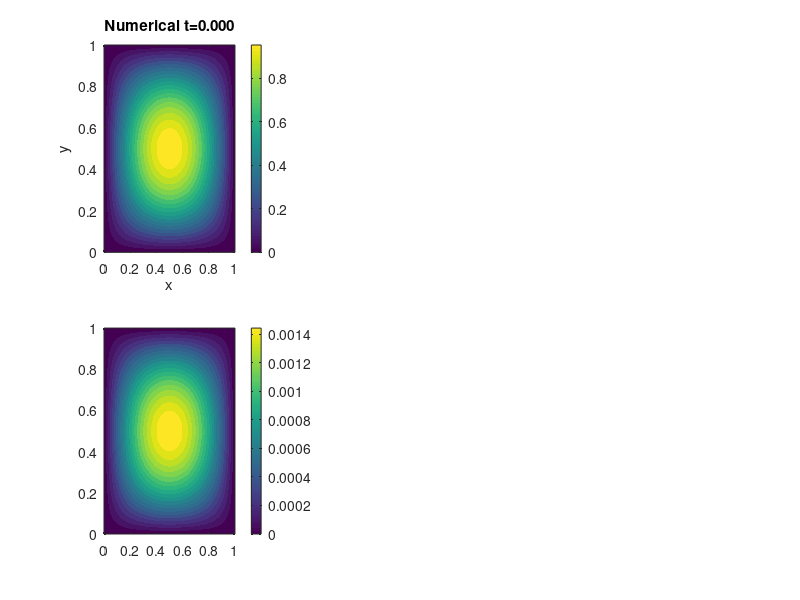

Write the MATLAB code that produced this figure. (Note: this script raises an error after producing the figure.)
% 2D Heat equation: u_t = alpha*(u_xx + u_yy)
% Domain: [0,1]^2, Dirichlet BC, IC: sin(pi*x)*sin(pi*y)
% Exact: exp(-2*alpha*pi^2*t)*sin(pi*x)*sin(pi*y)
% Method: explicit FTCS

clear; close all;

alpha = 1.0;
N     = 50;
T     = 0.1;
x     = linspace(0, 1, N+2);
dx    = x(2) - x(1);
r     = 0.2;
dt    = r * dx^2 / alpha;
steps = floor(T / dt) + 1;

[X, Y] = meshgrid(x, x);   % X(i,j)=x_j, Y(i,j)=y_i (MATLAB row=y)

u = sin(pi*X) .* sin(pi*Y);
u(1,:)=0; u(end,:)=0; u(:,1)=0; u(:,end)=0;

exact2d = @(t) exp(-2*alpha*pi^2*t) .* sin(pi*X) .* sin(pi*Y);

snap_steps = [1, floor(steps/2), steps];
snaps = containers.Map('KeyType','double','ValueType','any');

for n = 1:steps
    if ismember(n, snap_steps)
        snaps(n*dt) = u;
    end
    lap = (u(3:end,2:end-1) - 2*u(2:end-1,2:end-1) + u(1:end-2,2:end-1)) ...
        + (u(2:end-1,3:end) - 2*u(2:end-1,2:end-1) + u(2:end-1,1:end-2));
    lap = lap / dx^2;
    u_new = u;
    u_new(2:end-1,2:end-1) = u(2:end-1,2:end-1) + alpha*dt*lap;
    u_new(1,:)=0; u_new(end,:)=0; u_new(:,1)=0; u_new(:,end)=0;
    u = u_new;
end

t_final = (steps-1)*dt;
l2_err  = sqrt(dx^2 * sum(sum((u - exact2d(t_final)).^2)));
fprintf('2D Heat  N=%d  T=%.2f  L2 error = %.3e\n', N, T, l2_err);

% ── plot ──────────────────────────────────────────────────────────────────────
if ~exist('../results', 'dir'), mkdir('../results'); end
t_keys = sort(cell2mat(keys(snaps)));

figure('Position', [100 100 1200 700]);
for k = 1:length(t_keys)
    t_val = t_keys(k);
    u_s   = snaps(t_val);
    err   = u_s - exact2d(t_val);

    subplot(2, 3, k);
    contourf(X, Y, u_s, 20, 'LineColor', 'none');
    colorbar; title(sprintf('Numerical t=%.3f', t_val));
    xlabel('x'); ylabel('y');

    subplot(2, 3, k+3);
    contourf(X, Y, err, 20, 'LineColor', 'none');
    colorbar; colormap(subplot(2,3,k+3), 'RdBu');
    title(sprintf('Error t=%.3f', t_val));
    xlabel('x'); ylabel('y');
end
sgtitle(sprintf('MATLAB — 2D Heat Equation (FTCS)  N=%d  L2=%.2e', N, l2_err));
saveas(gcf, '../results/matlab_heat2d.png');
fprintf('Saved ../results/matlab_heat2d.png\n');
